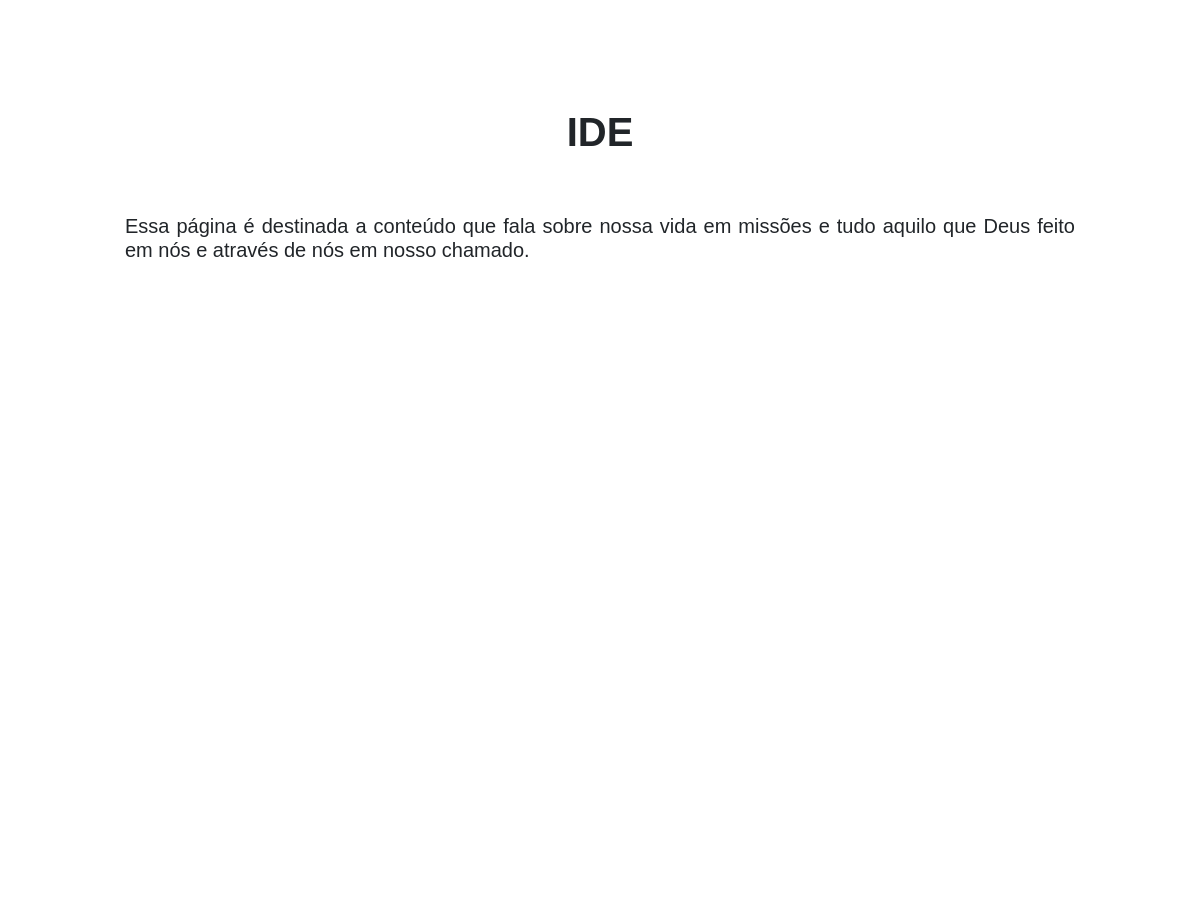
The page /ide/ (middle part) on the database as committed earlier.
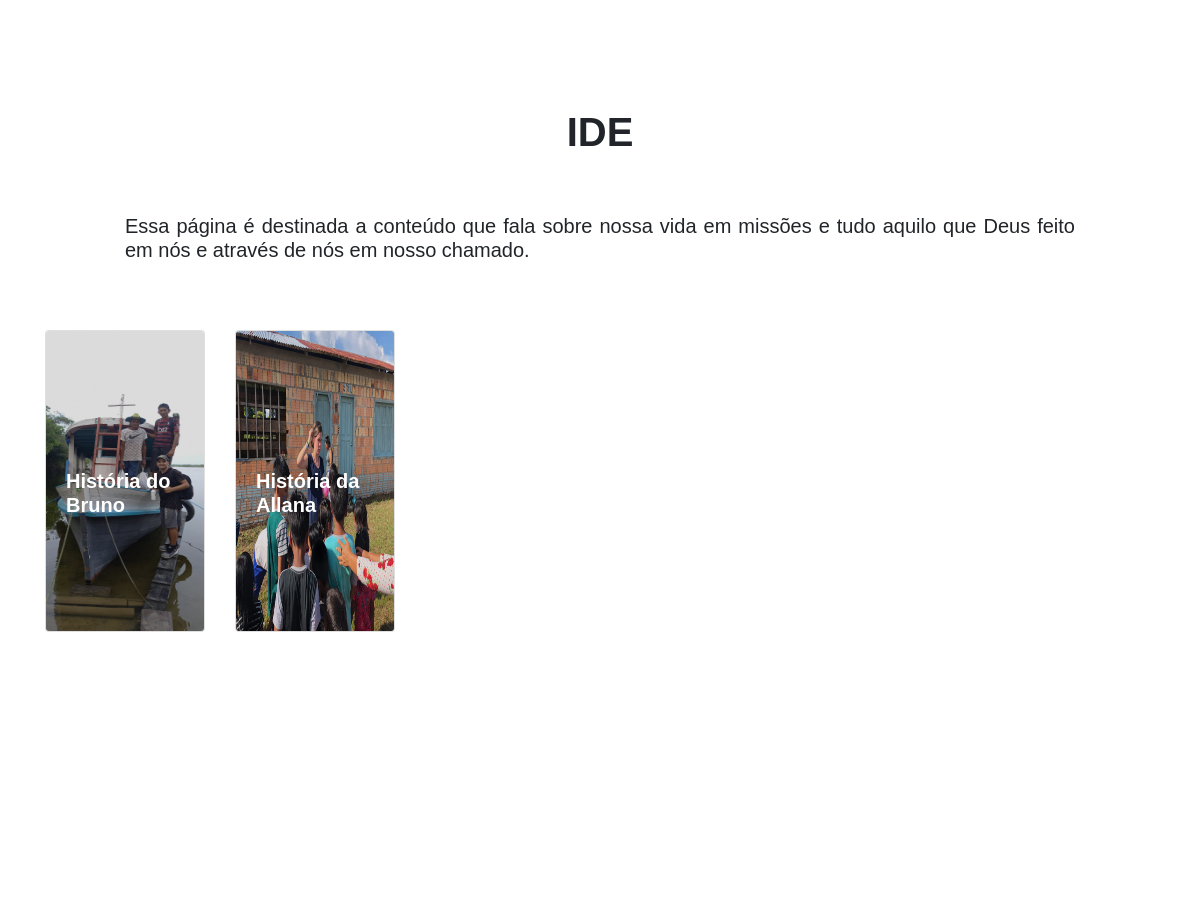
The same page on the database as committed later.
### ide/models.py (models this page shows, shortened)
class Ide(models.Model):
    class Meta:
        ordering = ('data_postagem',)
    id = models.AutoField(primary_key=True)
    titulo = models.CharField(max_length=80)
    data_postagem = models.DateField(default=datetime.now, blank=True)
    texto = models.TextField(blank=True)
    def busca_fotos(self):
        return ImagemIde.objects.all().filter(ide=self)

class ImagemIde(models.Model):
    class Meta:
        ordering = ('ide', 'titulo')
    ide = models.ForeignKey('Ide', on_delete=models.CASCADE, default=1)
    titulo = models.CharField(max_length=100)
    slug = models.SlugField(max_length=100, blank=True, unique=True)
    descricao = models.TextField(blank=True)
    foto = models.ImageField(
        null=True,
        blank=True,
        upload_to='galeria/ide',
    )

### ide/views.py (the view)
# urls.py: path('', views.index, name='index'),
def index(request):
    ides = Ide.objects.all()
    imagens_ide = ImagemIde.objects.all()
    return render(request, 'ide/index.html', {'ides': ides, 'imagens_ide': imagens_ide })

### ide/templates/ide/index.html (shortened to what this page needs)
{% extends "base.html" %}
{% load static %}
{% block link %}
<link rel="stylesheet" href="{% static 'css/ide.css' %}" type="text/css">
{% endblock %}
{% block corpo %}
<div class="section-descricao">
  <div class="text-title">
    <h1 class="text-center">IDE</h1>
  </div>
  <div class="row text-descricao">
    <h5>
      Essa página é destinada a conteúdo que fala sobre nossa vida em missões e tudo aquilo que Deus feito em nós e através de nós em nosso chamado.
    </h5>
  </div>
</div>
<div class="section-menus">
  <div class="container-fluid">
    <div class="row">
      {% for ide in ides %}
      <div class="compos col-lg-2 col-sm-12">
        <div class="card">
          <a class="tile" href="{% url 'ide:show' ide.id %}">
            <img class="card-img" src="/media/{{ ide.busca_fotos.first.foto }}">
            <div class="card-img-overlay">
              <h5 class="card-title">{{ ide.titulo }}</h5>
            </div>
          </a>
        </div>
      </div>
      {% endfor %}
    </div>
  </div>
</div>
{% endblock %}

### templates/base.html (shortened to what this page needs)
{% load static %}
<!DOCTYPE html>
<html lang="en">
<head>
    <link rel="stylesheet" href="{% static 'css/bootstrap.min.css' %}" type="text/css">
    <link rel="stylesheet" href="{% static 'css/all.css' %}" type="text/css">
    <link rel="stylesheet" href="{% static 'css/template.css' %}" type="text/css">
    <link rel="stylesheet" href="{% static 'css/jquery-ui.min.css' %}" type="text/css">
    <link href='https://maxcdn.bootstrapcdn.com/font-awesome/4.1.0/css/font-awesome.min.css' rel='stylesheet' type='text/css'>
    {% block link %}
    {% endblock %}
</head>
<body>
    <main class="principal">
        <div class="conteudo">
        {% block corpo %}
        {% endblock %}
        </div>
    </main>
</body>
</html>

### static/css/template.css (style rules this page uses)
body { font-family: 'Playfair Display', serif; box-shadow: 0 4px 12px -2px rgba(#6B75A1, .16); }
.principal { height: 80%; }
.conteudo { height: 100%; background-color: white; padding: 0px; }

### static/css/ide.css (style rules this page uses)
.section-descricao { width: 100%; padding: 60px; }
.text-title { padding-top: 50px; padding-bottom: 50px; }
.text-title h1 { font-family: 'Nunito', sans-serif; font-weight: bold; }
.text-descricao { font-family: 'Nunito', sans-serif; padding-right: 80px; padding-left: 80px; text-align: justify; }
.section-menus { padding-right: 30px; padding-left: 30px; height: 800px; }
.section-menus .card-img { height: 300px; filter: brightness(86%); }
.section-menus .card-title { font-family: 'Nunito', sans-serif; color: white; font-weight: bold; margin-top: 100%; }

Rows that differ between the two databases and show on the page:
added Ide: busca_fotos.first.foto (picture), titulo "História do Bruno"
added Ide: busca_fotos.first.foto (picture), titulo "História da Allana"
